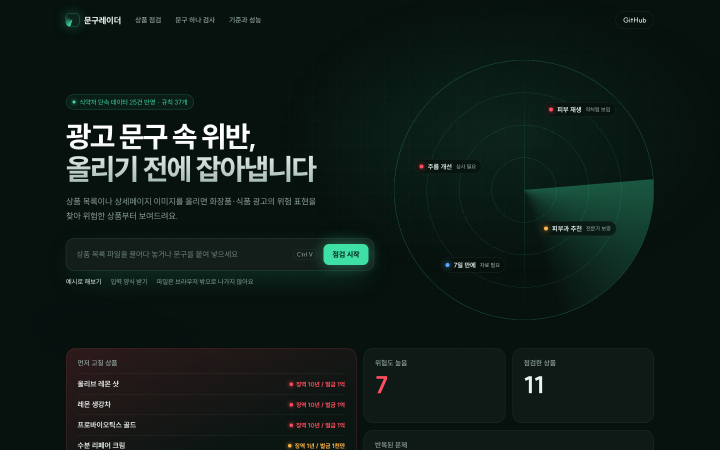
#> input picture design/concept_a_dark.png, 1440 x 900 px (shown at 1/2 size)
$ python -i ocr.py   (imports and definitions only)
#> lines starting #> are read from the running program, lines starting #| are printed output that depends on the picture
"""상세페이지 이미지 → 글자.

- 무료: Tesseract(설치돼 있을 때). Streamlit Cloud는 저장소의 packages.txt로 설치된다.
- 유료: Claude API (API 키가 있을 때). 더 정확하지만 사용료가 든다.

- 세로로 긴 이미지는 글자가 작아지지 않도록 조각으로 잘라 보낸다 (조각마다 겹치는 부분을 둬 줄이 잘리지 않게).
- SDK 없이 표준 라이브러리(urllib)로 Messages API를 부른다.
- 비용: 이미지 토큰 = ⌈가로/28⌉ × ⌈세로/28⌉ (Claude 문서 기준), 가격은 아래 PRICE (2026-10 확인).
"""
from __future__ import annotations

import base64
import io
import json
import math
import os
import re
import shutil
import subprocess
import tempfile
import urllib.request
from dataclasses import dataclass

from PIL import Image

API_URL = "https://api.anthropic.com/v1/messages"
DEFAULT_MODEL = "claude-haiku-5-5"
# 백만 토큰당 달러 (입력, 출력) — https://platform.claude.com/docs/en/about-claude/pricing
PRICE = {"claude-haiku-5-5": (0.10, 0.50), "claude-sonnet-5-5": (2.0, 10.0)}
MAX_WIDTH = 1000      # 가로가 이보다 넓으면 줄인다
CHUNK_HEIGHT = 1800   # 조각 높이 (긴 변 2,576px 한도 안)
OVERLAP = 80          # 조각끼리 겹치는 높이

PROMPT = ("첨부한 이미지들은 한 상품 상세페이지를 위에서 아래로 자른 조각이에요(조각끼리 조금 겹쳐요). "
          "이미지에 적힌 글자를 위에서 아래 순서대로 빠짐없이 그대로 옮겨 적어 주세요. 해석·요약·판단은 하지 말고, "
          "겹치는 부분에서 같은 줄이 반복되면 한 번만 적고, 글 덩어리마다 줄을 바꿔 주세요. 옮겨 적은 글만 답하세요.")


def visual_tokens(width: int, height: int) -> int:
    return math.ceil(width / 28) * math.ceil(height / 28)


def slice_image(data: bytes) -> list[bytes]:
    """긴 상세페이지 이미지를 PNG 조각들로 나눈다."""
    im = Image.open(io.BytesIO(data)).convert("RGB")
    if im.width > MAX_WIDTH:
        im = im.resize((MAX_WIDTH, round(im.height * MAX_WIDTH / im.width)))
    out, top = [], 0
    while top < im.height:
        bottom = min(top + CHUNK_HEIGHT, im.height)
        buf = io.BytesIO()
        im.crop((0, top, im.width, bottom)).save(buf, format="PNG")
        out.append(buf.getvalue())
        if bottom == im.height:
            break
        top = bottom - OVERLAP
    return out


def estimate(images: list[bytes], model: str = DEFAULT_MODEL, out_tokens: int = 1500) -> dict:
    """조각 기준 예상 토큰과 비용(달러)."""
    tok = 0
    for d in images:
        for c in slice_image(d):
            w, h = Image.open(io.BytesIO(c)).size
            tok += visual_tokens(w, h)
    tok += 300  # 지시문
    pin, pout = PRICE[model]
    return {"input_tokens": tok, "usd": round(tok / 1e6 * pin + out_tokens / 1e6 * pout, 5)}


@dataclass
class OcrResult:
    text: str
    input_tokens: int
    output_tokens: int
    model: str

    # [28 lines left out: functions usd, read_text, not called in this run]


# ── 무료: Tesseract ──────────────────────────────────────
# 상세페이지를 글 덩어리(가로줄 단위로 무늬가 있는 구간)로 나눠 하나씩 읽는다.
# 어두운 배경 덩어리는 색을 뒤집어 검은 글씨로 만든다. (실험: eval/page_test, 개발용 6장에서 글자 정확도 79.7% → 86.5%)
FREE_WIDTH = 1400       # 이 폭으로 맞춰 읽는다
BUSY_STD = 6            # 가로줄의 밝기 표준편차가 이보다 크면 글·그림이 있는 줄
BLOCK_GAP = 10          # 빈 줄이 이만큼 이어지면 덩어리를 나눈다
_HANGUL_OR_WORD = re.compile(r"[가-힣A-Za-z0-9]")


# [81 lines left out: functions free_available, _clean, text_blocks, read_text_free, not called in this run]

>>> import cv2
>>> picture = cv2.imread('../design/concept_a_dark.png', cv2.IMREAD_GRAYSCALE)
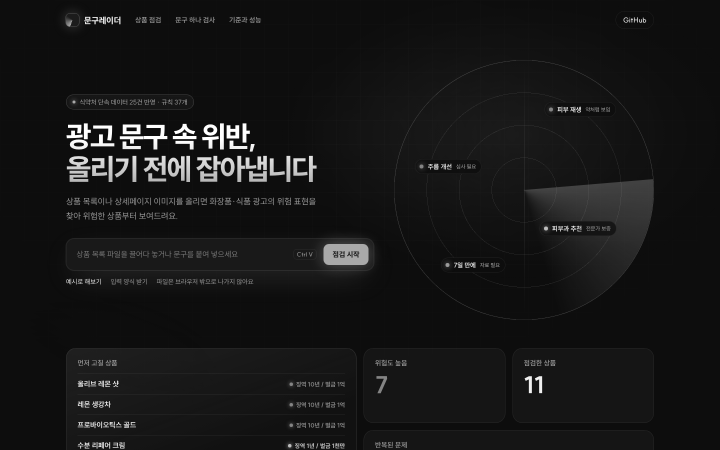
#> picture: shape (900, 1440) (shown at 1/2 size); min 11, max 255, mean 22.6
>>> result = estimate(picture)
#> (the run stopped early here; a loop or call above may not have finished)
